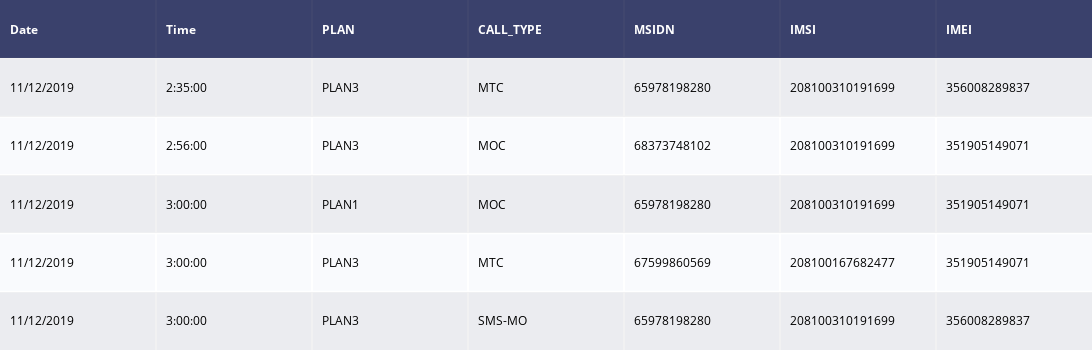

Here is the notebook cell this chart was saved with:
### Code cell
result_sms=data_time.merge(result_sms, left_index=True,right_index=True)
result_sms.columns

table = ff.create_table(result_sms.head(),height_constant=50)
table.layout.width=2000
iplot(table, filename='simple_table')

### Figure 1 — Plotly figure (JSON) as saved in the notebook; plotly's stock layout.template omitted (floating-point values rounded to 4 significant figures)
{"data": [{"colorscale": [[0, "#00083e"], [0.5, "#ededee"], [1, "#ffffff"]], "hoverinfo": "none", "opacity": 0.75, "showscale": false, "type": "heatmap", "z": [[0, 0, 0, 0, 0, 0, 0], [0.5, 0.5, 0.5, 0.5, 0.5, 0.5, 0.5], [1, 1, 1, 1, 1, 1, 1], [0.5, 0.5, 0.5, 0.5, 0.5, 0.5, 0.5], [1, 1, 1, 1, 1, 1, 1], [0.5, 0.5, 0.5, 0.5, 0.5, 0.5, 0.5]]}], "layout": {"annotations": [{"align": "left", "font": {"color": "#ffffff"}, "showarrow": false, "text": "<b>Date</b>", "x": -0.45, "xanchor": "left", "xref": "x", "y": 0, "yref": "y"}, {"align": "left", "font": {"color": "#ffffff"}, "showarrow": false, "text": "<b>Time</b>", "x": 0.55, "xanchor": "left", "xref": "x", "y": 0, "yref": "y"}, {"align": "left", "font": {"color": "#ffffff"}, "showarrow": false, "text": "<b>PLAN</b>", "x": 1.55, "xanchor": "left", "xref": "x", "y": 0, "yref": "y"}, {"align": "left", "font": {"color": "#ffffff"}, "showarrow": false, "text": "<b>CALL_TYPE</b>", "x": 2.55, "xanchor": "left", "xref": "x", "y": 0, "yref": "y"}, {"align": "left", "font": {"color": "#ffffff"}, "showarrow": false, "text": "<b>MSIDN</b>", "x": 3.55, "xanchor": "left", "xref": "x", "y": 0, "yref": "y"}, {"align": "left", "font": {"color": "#ffffff"}, "showarrow": false, "text": "<b>IMSI</b>", "x": 4.55, "xanchor": "left", "xref": "x", "y": 0, "yref": "y"}, {"align": "left", "font": {"color": "#ffffff"}, "showarrow": false, "text": "<b>IMEI</b>", "x": 5.55, "xanchor": "left", "xref": "x", "y": 0, "yref": "y"}, {"align": "left", "font": {"color": "#000000"}, "showarrow": false, "text": "11/12/2019", "x": -0.45, "xanchor": "left", "xref": "x", "y": 1, "yref": "y"}, {"align": "left", "font": {"color": "#000000"}, "showarrow": false, "text": "2:35:00", "x": 0.55, "xanchor": "left", "xref": "x", "y": 1, "yref": "y"}, {"align": "left", "font": {"color": "#000000"}, "showarrow": false, "text": "PLAN3", "x": 1.55, "xanchor": "left", "xref": "x", "y": 1, "yref": "y"}, {"align": "left", "font": {"color": "#000000"}, "showarrow": false, "text": "MTC", "x": 2.55, "xanchor": "left", "xref": "x", "y": 1, "yref": "y"}, {"align": "left", "font": {"color": "#000000"}, "showarrow": false, "text": "65978198280", "x": 3.55, "xanchor": "left", "xref": "x", "y": 1, "yref": "y"}, {"align": "left", "font": {"color": "#000000"}, "showarrow": false, "text": "208100310191699", "x": 4.55, "xanchor": "left", "xref": "x", "y": 1, "yref": "y"}, {"align": "left", "font": {"color": "#000000"}, "showarrow": false, "text": "356008289837", "x": 5.55, "xanchor": "left", "xref": "x", "y": 1, "yref": "y"}, {"align": "left", "font": {"color": "#000000"}, "showarrow": false, "text": "11/12/2019", "x": -0.45, "xanchor": "left", "xref": "x", "y": 2, "yref": "y"}, {"align": "left", "font": {"color": "#000000"}, "showarrow": false, "text": "2:56:00", "x": 0.55, "xanchor": "left", "xref": "x", "y": 2, "yref": "y"}, {"align": "left", "font": {"color": "#000000"}, "showarrow": false, "text": "PLAN3", "x": 1.55, "xanchor": "left", "xref": "x", "y": 2, "yref": "y"}, {"align": "left", "font": {"color": "#000000"}, "showarrow": false, "text": "MOC", "x": 2.55, "xanchor": "left", "xref": "x", "y": 2, "yref": "y"}, {"align": "left", "font": {"color": "#000000"}, "showarrow": false, "text": "68373748102", "x": 3.55, "xanchor": "left", "xref": "x", "y": 2, "yref": "y"}, {"align": "left", "font": {"color": "#000000"}, "showarrow": false, "text": "208100310191699", "x": 4.55, "xanchor": "left", "xref": "x", "y": 2, "yref": "y"}, {"align": "left", "font": {"color": "#000000"}, "showarrow": false, "text": "351905149071", "x": 5.55, "xanchor": "left", "xref": "x", "y": 2, "yref": "y"}, {"align": "left", "font": {"color": "#000000"}, "showarrow": false, "text": "11/12/2019", "x": -0.45, "xanchor": "left", "xref": "x", "y": 3, "yref": "y"}, {"align": "left", "font": {"color": "#000000"}, "showarrow": false, "text": "3:00:00", "x": 0.55, "xanchor": "left", "xref": "x", "y": 3, "yref": "y"}, {"align": "left", "font": {"color": "#000000"}, "showarrow": false, "text": "PLAN1", "x": 1.55, "xanchor": "left", "xref": "x", "y": 3, "yref": "y"}, {"align": "left", "font": {"color": "#000000"}, "showarrow": false, "text": "MOC", "x": 2.55, "xanchor": "left", "xref": "x", "y": 3, "yref": "y"}, {"align": "left", "font": {"color": "#000000"}, "showarrow": false, "text": "65978198280", "x": 3.55, "xanchor": "left", "xref": "x", "y": 3, "yref": "y"}, {"align": "left", "font": {"color": "#000000"}, "showarrow": false, "text": "208100310191699", "x": 4.55, "xanchor": "left", "xref": "x", "y": 3, "yref": "y"}, {"align": "left", "font": {"color": "#000000"}, "showarrow": false, "text": "351905149071", "x": 5.55, "xanchor": "left", "xref": "x", "y": 3, "yref": "y"}, {"align": "left", "font": {"color": "#000000"}, "showarrow": false, "text": "11/12/2019", "x": -0.45, "xanchor": "left", "xref": "x", "y": 4, "yref": "y"}, {"align": "left", "font": {"color": "#000000"}, "showarrow": false, "text": "3:00:00", "x": 0.55, "xanchor": "left", "xref": "x", "y": 4, "yref": "y"}, {"align": "left", "font": {"color": "#000000"}, "showarrow": false, "text": "PLAN3", "x": 1.55, "xanchor": "left", "xref": "x", "y": 4, "yref": "y"}, {"align": "left", "font": {"color": "#000000"}, "showarrow": false, "text": "MTC", "x": 2.55, "xanchor": "left", "xref": "x", "y": 4, "yref": "y"}, {"align": "left", "font": {"color": "#000000"}, "showarrow": false, "text": "67599860569", "x": 3.55, "xanchor": "left", "xref": "x", "y": 4, "yref": "y"}, {"align": "left", "font": {"color": "#000000"}, "showarrow": false, "text": "208100167682477", "x": 4.55, "xanchor": "left", "xref": "x", "y": 4, "yref": "y"}, {"align": "left", "font": {"color": "#000000"}, "showarrow": false, "text": "351905149071", "x": 5.55, "xanchor": "left", "xref": "x", "y": 4, "yref": "y"}, {"align": "left", "font": {"color": "#000000"}, "showarrow": false, "text": "11/12/2019", "x": -0.45, "xanchor": "left", "xref": "x", "y": 5, "yref": "y"}, {"align": "left", "font": {"color": "#000000"}, "showarrow": false, "text": "3:00:00", "x": 0.55, "xanchor": "left", "xref": "x", "y": 5, "yref": "y"}, {"align": "left", "font": {"color": "#000000"}, "showarrow": false, "text": "PLAN3", "x": 1.55, "xanchor": "left", "xref": "x", "y": 5, "yref": "y"}, {"align": "left", "font": {"color": "#000000"}, "showarrow": false, "text": "SMS-MO", "x": 2.55, "xanchor": "left", "xref": "x", "y": 5, "yref": "y"}, {"align": "left", "font": {"color": "#000000"}, "showarrow": false, "text": "65978198280", "x": 3.55, "xanchor": "left", "xref": "x", "y": 5, "yref": "y"}, {"align": "left", "font": {"color": "#000000"}, "showarrow": false, "text": "208100310191699", "x": 4.55, "xanchor": "left", "xref": "x", "y": 5, "yref": "y"}, {"align": "left", "font": {"color": "#000000"}, "showarrow": false, "text": "356008289837", "x": 5.55, "xanchor": "left", "xref": "x", "y": 5, "yref": "y"}], "height": 350, "margin": {"b": 0, "l": 0, "r": 0, "t": 0}, "width": 2000, "xaxis": {"dtick": 1, "gridwidth": 2, "showticklabels": false, "tick0": -0.5, "ticks": "", "zeroline": false}, "yaxis": {"autorange": "reversed", "dtick": 1, "gridwidth": 2, "showticklabels": false, "tick0": 0.5, "ticks": "", "zeroline": false}}}
